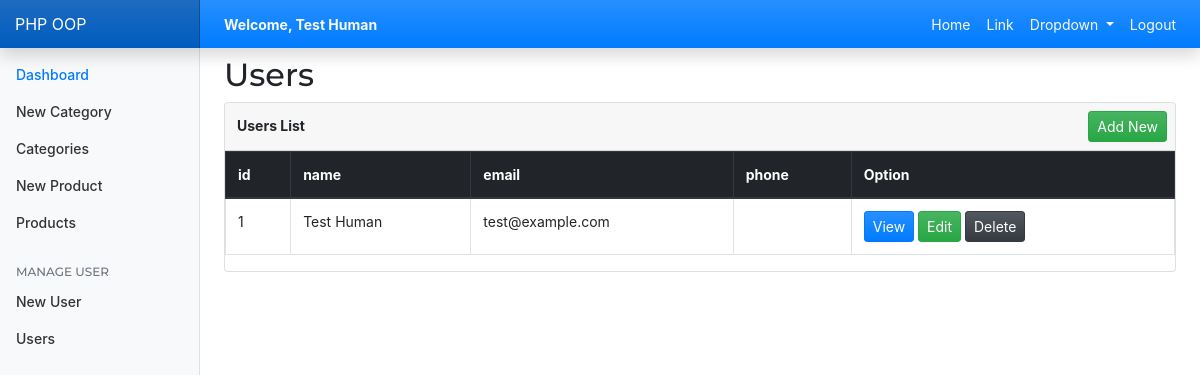
The app's page /users_index.php (signed in) with its own data.
### tables this page shows
CREATE TABLE `users` (
  `id` int(11) NOT NULL,
  `name` varchar(255) DEFAULT NULL,
  `email` varchar(255) DEFAULT NULL,
  `phone` varchar(255) DEFAULT NULL,
  `pwd` varchar(255) DEFAULT NULL,
  `created` datetime NOT NULL,
  `modified` datetime NOT NULL
);

### config/App.php (called while the page is built, shortened)
<?php
$database = new Database(HOST, USER, PASSWORD, DATABASE);
$db = $database->connection();
include_once 'objects/Users.php';
$User = new Users($db);

### objects/Users.php (called while the page is built, shortened)
<?php
class Users extends Auth
{
    protected $db;
    public function __construct($db)
    {
        $this->db = $db;
        $this->table = 'users';
    }
    public function all()
    {
        try {
            $query = "SELECT * FROM $this->table ";
            $stmt = $this->db->prepare($query);
            $stmt->execute();
            if ($stmt->rowCount() > 0) {
                $results = $stmt->fetchAll(PDO::FETCH_ASSOC);
                return $results;
            } else {
                return false;
            }
        } catch (PDOException $e) {
            echo $e->getMessage();
        }
    }
}

### users_index.php (the view)
<?php
include_once 'config/app.php';
$User->is_loggedin();
include_once 'elements/header.php';
include_once 'elements/navbar.php';
$users = $User->all();
?>
    <div class="container-fluid">
        <div class="row">
            <?php include_once 'elements/sidebar.php'; ?>
            <main role="main" class="col-md-9 ml-sm-auto col-lg-10 px-4">
                <h2 class="my-2">Users</h2>
                <div class="card">
                    <div class="card-header d-flex p-2">
                        <div class="flex-grow-1 font-weight-bold p-1">Users List</div>
                        <div class="p-0"><a class="btn btn-success btn-sm m-0" href="users_add.php">Add New</a></div>
                    </div>
                    <div class="card-body p-0">
                        <table class="table table-hover table-bordered">
                            <thead class="thead-dark">
                            <tr>
                                <th scope="col" class="w-auto">id</th>
                                <th scope="col" class="w-auto">name</th>
                                <th scope="col" class="w-auto">email</th>
                                <th scope="col" class="w-auto">phone</th>
                                <th scope="col" class="w-auto">Option</th>
                            </tr>
                            </thead>
                            <tbody>
                            <?php foreach ($users as $user): ?>
                                <tr>
                                    <td><?= $user['id'] ?></td>
                                    <td><?= $user['name'] ?></td>
                                    <td><?= $user['email'] ?></td>
                                    <td><?= $user['phone'] ?></td>
                                    <td>
                                        <a class="btn btn-primary btn-sm" href="users_view.php?id=<?= $user['id'] ?>">
                                            View
                                        </a>
                                        <a class="btn btn-success btn-sm" href="users_edit.php?id=<?= $user['id'] ?>">
                                            Edit
                                        </a>
                                        <a class="btn btn-dark btn-sm delete" href="users_delete.php?id=<?= $user['id'] ?>">
                                            Delete
                                        </a>
                                    </td>
                                </tr>
                            <?php endforeach; ?>
                            </tbody>
                        </table>
                    </div>
                </div>
            </main>
        </div>
    </div>
<?php
include_once 'elements/footer.php';

### assets/css/custom.css (style rules this page uses)
body { font-size: .875rem; }
[role="main"] { padding-top: 133px; }
@media (min-width: 768px) { [role="main"] { padding-top: 48px; } }

### records on screen
users: id "1", name "Test Human", email "test@example.com"

### other values on screen
$name "Test Human"
